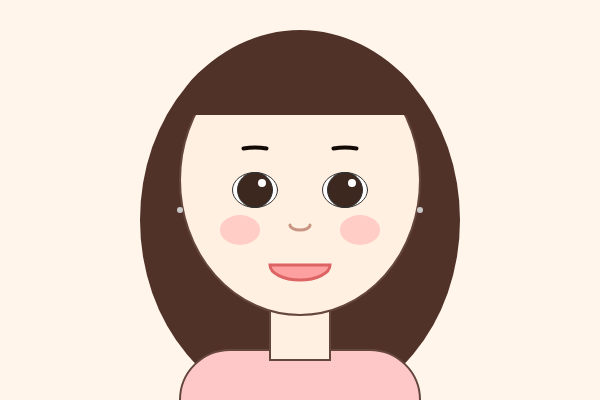
Frame 1 (no input)
Frame 60 (no input): identical to frame 1, image omitted
Frame 120 (the mouse pressed at the canvas centre since frame 60): identical to frame 1, image omitted

The p5.js sketch that drew this single still picture (run headless with seeded random() and noise() and a simulated clock; from frame 60 on, the mouse is pressed at the canvas centre):

// p5.js sketch
// ── sketch.js
function setup() {
  createCanvas(600, 400);
}

function draw() {
  background(255, 245, 235);

  let sway = 0; 
  
  fill(80, 50, 40);
  noStroke();
  ellipse(300, 220 + sway, 320, 380);

  stroke(100, 70, 60);
  strokeWeight(2);
  fill(255, 200, 200);
  rect(180, 350, 240, 100, 50);

  fill(255, 240, 225);
  rect(270, 310, 60, 50);

  fill(255, 240, 225);
  stroke(100, 70, 60);
  ellipse(300, 180 + sway, 240, 270);

  noStroke();
  fill(255, 180, 180, 150);
  ellipse(240, 230 + sway, 40, 30);
  ellipse(360, 230 + sway, 40, 30);

  stroke(50);
  strokeWeight(1);
  fill(255);
  ellipse(255, 190 + sway, 45, 35);
  ellipse(345, 190 + sway, 45, 35);

  fill(60, 40, 30);
  circle(255, 190 + sway, 35);
  circle(345, 190 + sway, 35);

  fill(255);
  noStroke();
  circle(262, 183 + sway, 8);
  circle(352, 183 + sway, 8);

  stroke(20, 10, 5);
  strokeWeight(4);
  noFill();
  arc(255, 160 + sway, 60, 25, PI + QUARTER_PI, TWO_PI - QUARTER_PI);
  arc(345, 160 + sway, 60, 25, PI + QUARTER_PI, TWO_PI - QUARTER_PI);

  stroke(200, 150, 130);
  strokeWeight(3);
  noFill();
  arc(300, 225 + sway, 20, 10, 0, PI);

  stroke(220, 100, 100);
  fill(255, 160, 160);
  arc(300, 265 + sway, 60, 30, 0, PI, CHORD);

  noStroke();
  fill(200, 200, 200);
  circle(180, 210 + sway, 6);
  circle(420, 210 + sway, 6);

  fill(80, 50, 40);
  noStroke();
  arc(300, 115 + sway, 245, 150, PI, TWO_PI);
}
